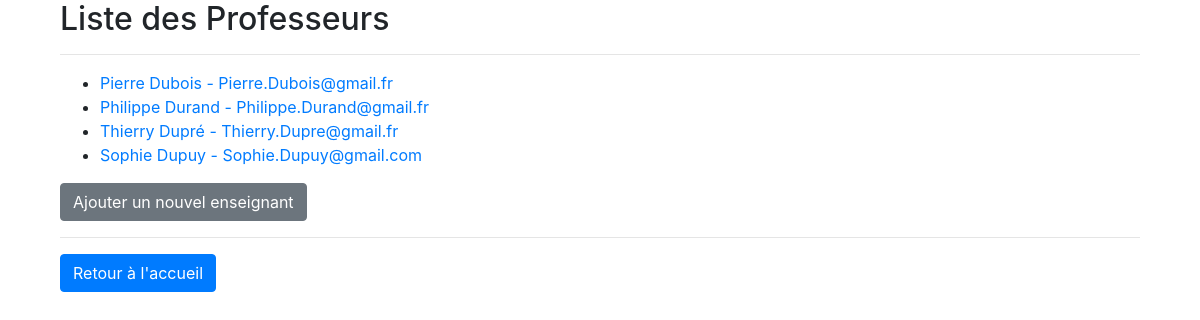
The app's page /enseignants/, older data.
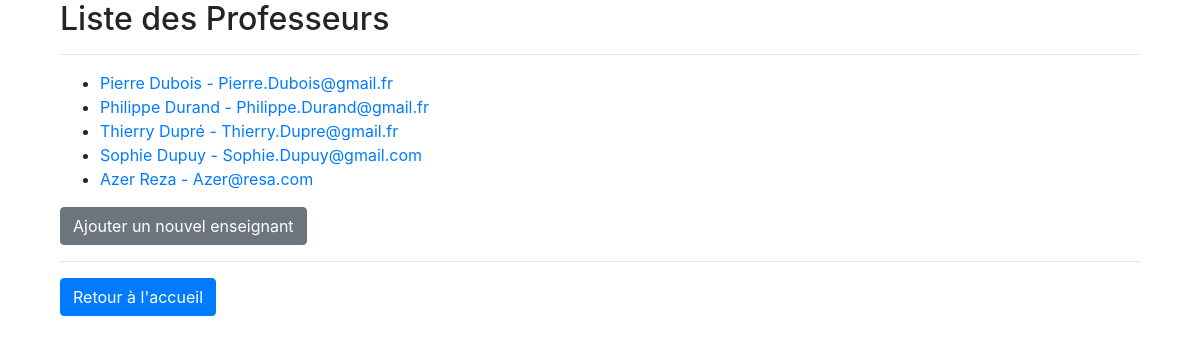
The same page, newer data.
### gestion_materiel/models.py (models this page shows, shortened)
class Enseignant(models.Model):
    prenom = models.CharField(max_length=100)
    nom = models.CharField(max_length=100)
    email = models.EmailField()

### gestion_materiel/views.py (the view)
# urls.py: path('enseignants/', EnseignantListView.as_view(), name='enseignant-list'),
class EnseignantListView(ListView):
    model = Enseignant
    context_object_name = 'enseignants'
    template_name = 'gestion_materiel/enseignant_list.html'

### gestion_materiel/templates/gestion_materiel/enseignant_list.html
{% extends 'gestion_materiel/base.html' %}
{% block content %}
<div class="container">
    <h2>Liste des Professeurs</h2>
    <hr>
    <ul>
        {% for enseignant in enseignants %}
        <li><a href="{% url 'enseignant-detail' pk=enseignant.pk %}">{{ enseignant.prenom }} {{ enseignant.nom }} - {{ enseignant.email }}</a></li>
        {% endfor %}
    </ul>
    <a href="{% url 'enseignant-create' %}" class="btn btn-secondary">Ajouter un nouvel enseignant</a>
    <hr>
    <a href="{% url 'home' %}" class="btn btn-primary">Retour à l'accueil</a>
</div>
{% endblock %}

Row changes from the older to the newer data that the page shows:
added Enseignant: prenom "Azer", nom "Reza", email "Azer@resa.com"
